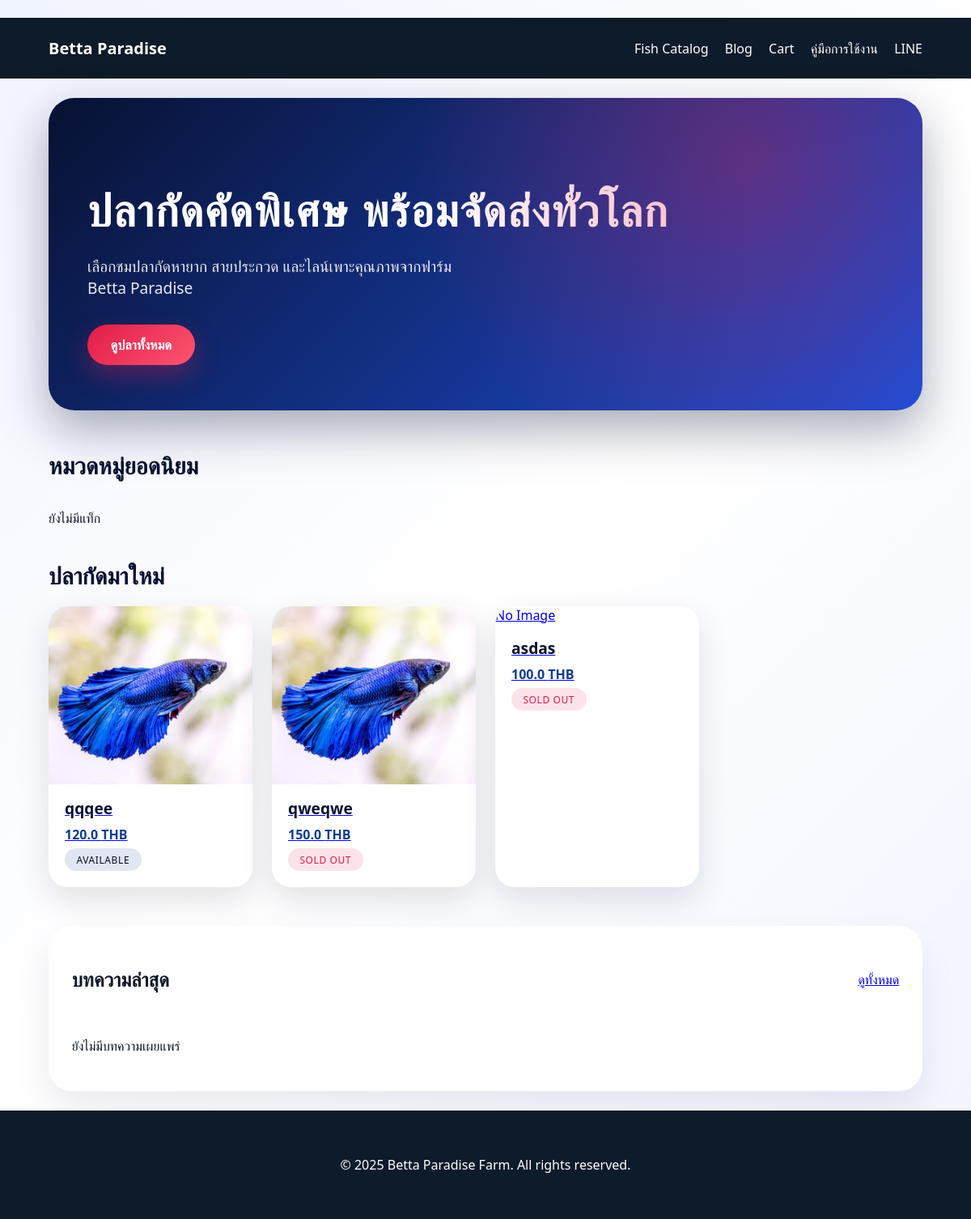
Before: / with the older database file.
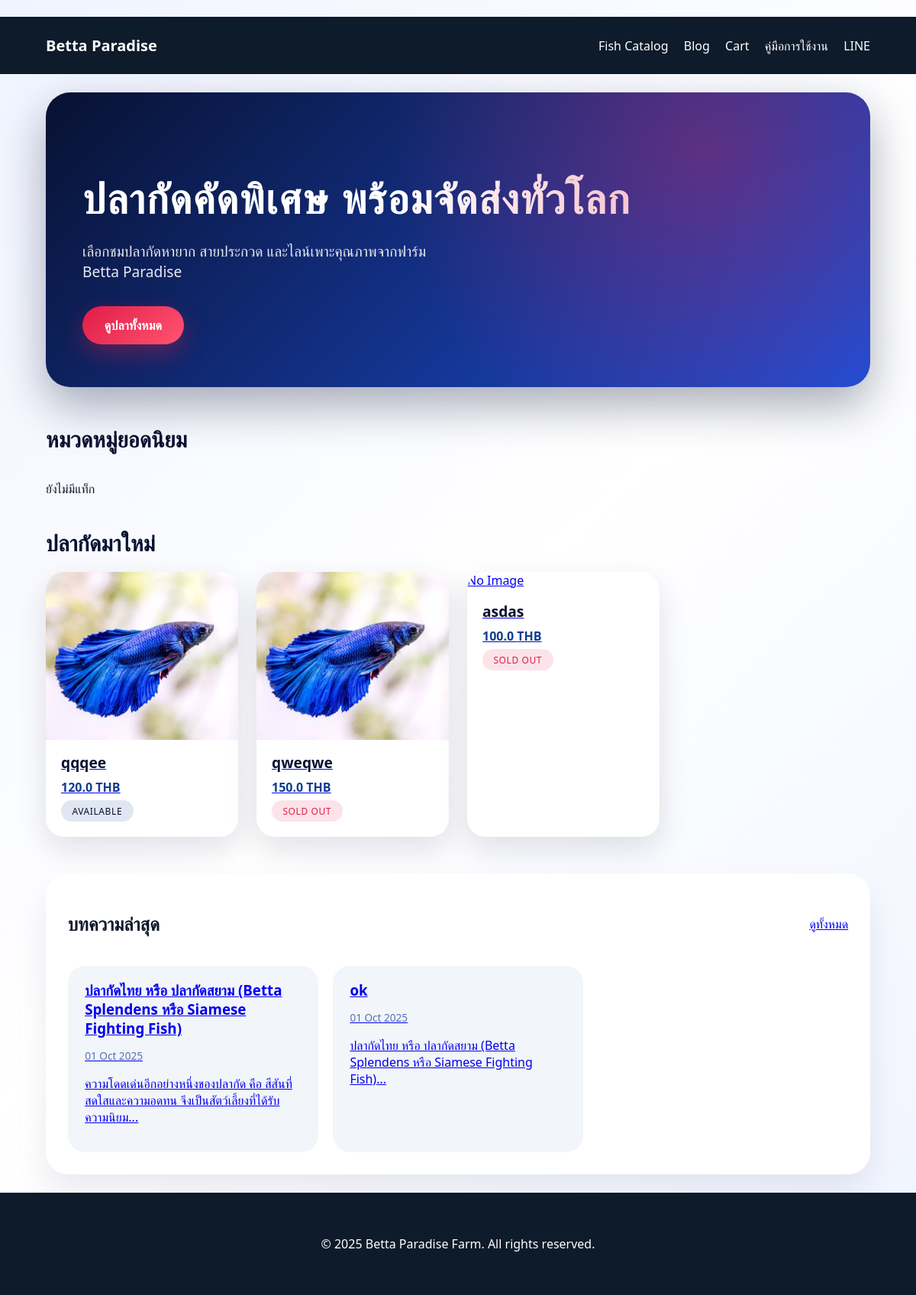
After: the same page with the newer database file.
### betta/models.py (models this page shows, shortened)
class TimestampMixin:
    created_at: Mapped[datetime] = mapped_column(
        insert_default=func.now(), default=func.now()
    )
    updated_at: Mapped[datetime] = mapped_column(
        insert_default=func.now(), default=func.now(), onupdate=func.now()
    )

class Product(TimestampMixin, db.Model):
    __tablename__ = "products"
    id: Mapped[int] = mapped_column(primary_key=True)
    sku: Mapped[str] = mapped_column(unique=True, index=True)
    title_th: Mapped[str | None]
    title_en: Mapped[str | None]
    desc_th: Mapped[str | None]
    desc_en: Mapped[str | None]
    category: Mapped[str | None]
    is_unique: Mapped[bool] = mapped_column(default=True)
    status: Mapped[str] = mapped_column(default="active")
    variants: Mapped[list[Variant]] = relationship("Variant", back_populates="product", cascade="all, delete-orphan")
    media: Mapped[list[ProductMedia]] = relationship("ProductMedia", back_populates="product", cascade="all, delete-orphan", order_by="ProductMedia.sort_order")
    tags: Mapped[list[ProductTag]] = relationship("ProductTag", back_populates="product", cascade="all, delete-orphan")
    def primary_variant(self) -> Variant | None:
        return self.variants[0] if self.variants else None
    def localized_title(self, locale: str) -> str:
        if locale == "en" and self.title_en:
            return self.title_en
        if locale == "th" and self.title_th:
            return self.title_th
        return self.title_en or self.title_th or self.sku

class Media(TimestampMixin, db.Model):
    __tablename__ = "media"
    id: Mapped[int] = mapped_column(primary_key=True)
    url: Mapped[str]
    kind: Mapped[str] = mapped_column(db.CheckConstraint("kind IN ('image','video')"))
    alt_text: Mapped[str | None]
    width: Mapped[int | None]
    height: Mapped[int | None]
    duration: Mapped[float | None]
    products: Mapped[list[ProductMedia]] = relationship("ProductMedia", back_populates="media", cascade="all, delete-orphan")

class Variant(TimestampMixin, db.Model):
    __tablename__ = "variants"
    id: Mapped[int] = mapped_column(primary_key=True)
    product_id: Mapped[int] = mapped_column(db.ForeignKey("products.id", ondelete="CASCADE"))
    price: Mapped[float] = mapped_column(default=0)
    compare_at_price: Mapped[float | None]
    stock_qty: Mapped[int] = mapped_column(default=1)
    weight_grams: Mapped[int | None]
    attributes_json: Mapped[str | None]
    product: Mapped[Product] = relationship("Product", back_populates="variants")
    order_items: Mapped[list[OrderItem]] = relationship("OrderItem", back_populates="variant")
    @property
    def attributes(self) -> dict[str, Any]:
        if not self.attributes_json:
            return {}
        try:
            return json.loads(self.attributes_json)
        except json.JSONDecodeError:
            return {}

class Setting(TimestampMixin, db.Model):
    __tablename__ = "settings"
    key: Mapped[str] = mapped_column(primary_key=True)
    value: Mapped[str | None]

class BlogPost(TimestampMixin, db.Model):
    __tablename__ = "blog_posts"
    id: Mapped[int] = mapped_column(primary_key=True)
    title: Mapped[str] = mapped_column(db.String(255), nullable=False)
    slug: Mapped[str] = mapped_column(db.String(255), unique=True, index=True, nullable=False)
    content: Mapped[str] = mapped_column(db.Text, nullable=False)
    hero_image: Mapped[str | None]
    published_at: Mapped[datetime | None]
    is_published: Mapped[bool] = mapped_column(default=False)

### betta/blueprints/store.py (the view)
@store_bp.route("/")
def index():
    products = (
        Product.query.filter_by(status="active")
        .order_by(Product.created_at.desc())
        .limit(8)
        .all()
    )
    featured_tags = Tag.query.limit(6).all()
    recent_posts = (
        BlogPost.query.filter_by(is_published=True)
        .order_by(BlogPost.published_at.desc())
        .limit(3)
        .all()
    )
    return render_template("store/index.html", products=products, featured_tags=featured_tags, recent_posts=recent_posts)

### betta/blueprints/admin.py (called while the page is built)
@admin_bp.before_app_request
def require_login_for_admin_pages():
    if request.blueprint == "admin" and request.endpoint not in {"admin.login", "admin.static"}:
        if not current_user.is_authenticated:
            return redirect(url_for("admin.login"))
        if not current_user.is_admin():
            flash("ไม่มีสิทธิ์เข้าถึงหน้าผู้ดูแล", "error")
            return redirect(url_for("store.index"))

### betta/templates/store/index.html (shortened to what this page needs)
﻿{% extends "base.html" %}
{% block content %}
<section class="hero">
    <h1>ปลากัดคัดพิเศษ พร้อมจัดส่งทั่วโลก</h1>
    <p>เลือกชมปลากัดหายาก สายประกวด และไลน์เพาะคุณภาพจากฟาร์ม Betta Paradise</p>
    <a class="btn" href="{{ url_for('store.product_list') }}">ดูปลาทั้งหมด</a>
</section>
<section class="featured">
    <h2>หมวดหมู่ยอดนิยม</h2>
    <div class="tag-grid">
        {% for tag in featured_tags %}
            <a class="tag-card" href="{{ url_for('store.product_list', tail=tag.slug) }}">{{ tag.name }}</a>
        {% else %}
            <p>ยังไม่มีแท็ก</p>
        {% endfor %}
    </div>
</section>
<section class="product-grid">
    <h2>ปลากัดมาใหม่</h2>
    <div class="grid">
        {% for product in products %}
            {% set variant = product.primary_variant() %}
            <article class="product-card">
                <a href="{{ url_for('store.product_detail', sku=product.sku) }}">
                    <div class="product-thumb">
                        {% set media = product.media[0].media if product.media %}
                        {% if media %}
                            <img src="{{ media.url }}" alt="{{ product.title_en or product.title_th }}">
                        {% else %}
                            <div class="placeholder">No Image</div>
                        {% endif %}
                    </div>
                    <h3>{{ product.localized_title('th') }}</h3>
                    {% if variant %}
                        <p class="price">{{ variant.price | round(2) }} {{ currency }}</p>
                        <p class="badge {{ 'sold-out' if variant.stock_qty == 0 else 'available' }}">
                            {{ 'Sold out' if variant.stock_qty == 0 else 'Available' }}
                        </p>
                    {% endif %}
                </a>
            </article>
        {% else %}
            <p>ยังไม่มีสินค้า</p>
        {% endfor %}
    </div>
</section>
<section class="blog-preview">
    <div class="blog-preview__header">
        <h2>บทความล่าสุด</h2>
        <a class="link" href="{{ url_for('store.blog_index') }}">ดูทั้งหมด</a>
    </div>
    <div class="blog-preview__list">
        {% for post in recent_posts %}
            <article class="blog-preview__card">
                <a href="{{ url_for('store.blog_detail', slug=post.slug) }}">
                    <h3>{{ post.title }}</h3>
                    {% if post.published_at %}<p class="meta">{{ post.published_at.strftime('%d %b %Y') }}</p>{% endif %}
                    <p>{{ post.content|striptags|truncate(120) }}</p>
                </a>
            </article>
        {% else %}
            <p>ยังไม่มีบทความเผยแพร่</p>
        {% endfor %}
    </div>
</section>
{% endblock %}

### betta/templates/base.html (shortened to what this page needs)
﻿<!doctype html>
<html lang="th">
<head>
    <link rel="stylesheet" href="{{ url_for('static', filename='css/main.css') }}">
</head>
<body>
<header class="topbar">
    <div class="container">
        <a href="{{ url_for('store.index') }}" class="logo">Betta Paradise</a>
        <nav>
            <a href="{{ url_for('store.product_list') }}">Fish Catalog</a>
            <a href="{{ url_for('store.blog_index') }}">Blog</a>
            <a href="{{ url_for('store.cart_view') }}">Cart</a>
            <a href="{{ url_for('store.help_page') }}">คู่มือการใช้งาน</a>
            <a href="https://line.me/R/ti/p/@bettashop" target="_blank" rel="noopener">LINE</a>
        </nav>
    </div>
</header>
<main class="container">
    {% block content %}{% endblock %}
</main>
<footer class="footer">
    <div class="container">
        <p>&copy; {{ 2025 }} Betta Paradise Farm. All rights reserved.</p>
    </div>
</footer>
</body>
</html>

Changed rows visible on the page:
added BlogPost: title "ปลากัดไทย หรือ ปลากัดสยาม (Betta Splendens หรือ Siamese Fighting Fish)", published_at "01 Oct 2025", content "ความโดดเด่นอีกอย่างหนึ่งของปลากัด คือ สีสันที่สดใสและความอดทน จึงเป็นสัตว์เลี้ยงที่ได้รับความนิยม..."
added BlogPost: title "ok", published_at "01 Oct 2025", content "ปลากัดไทย หรือ ปลากัดสยาม (Betta Splendens หรือ Siamese Fighting Fish)..."
Other visible differences:
text no longer shown: "ยังไม่มีบทความเผยแพร่"
